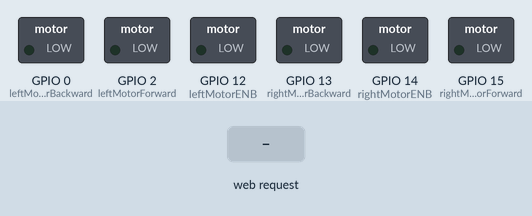
This sketch was run on a simulated ESP8266 (NodeMCU). Parts: switched loads named in the sketch (green lamp = pin HIGH). Inputs (shaded band) come from the test bench. WiFi joins after 1.5 s; servers stay silent unless stated; what the sketch prints to the serial monitor is not drawn.

Above: at 2.7 s.
2.8 s: HTTP request GET /forward received
At 3.8 s:
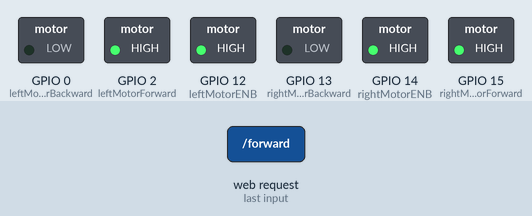
4.3 s: HTTP request GET /backward received
At 4.9 s:
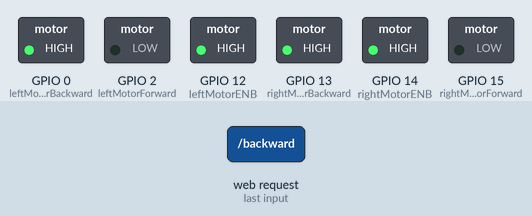
5.8 s: HTTP request GET /left received
At 6.1 s:
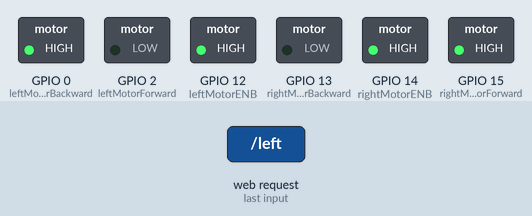
7.3 s: HTTP request GET /right received
At 8.4 s:
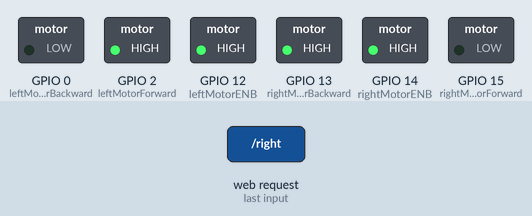
8.8 s: HTTP request GET /stop received
At 9.5 s:
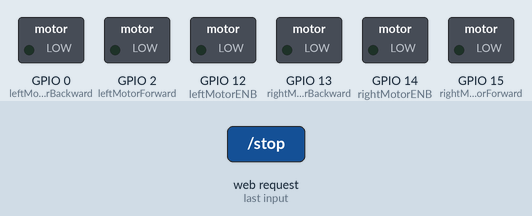
Timing chart, 0 to 11.3 s (numbered marks = the images above; inputs shaded):
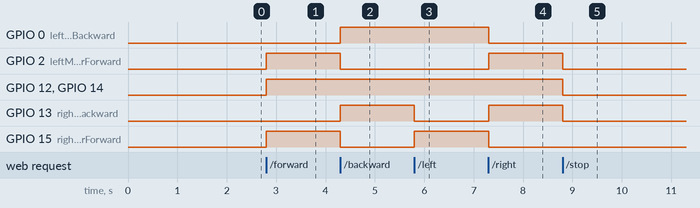

The sketch:

robo_wifi_rest.ino
```cpp
#include <stdio.h>
#include <ESP8266WebServer.h>

#define HTTP_REST_PORT 80
#define WIFI_RETRY_DELAY 500
#define MAX_WIFI_INIT_RETRY 50

struct Robo {
    byte id;
    byte status;
} robo_resource;


const char* wifi_ssid = "<sid>";
const char* wifi_passwd = "<password>";


ESP8266WebServer http_rest_server(HTTP_REST_PORT);

/* define L298N motor control pins */
int leftMotorForward = 2;     /* GPIO2(D4) -> IN3   */
int rightMotorForward = 15;   /* GPIO15(D8) -> IN1  */
int leftMotorBackward = 0;    /* GPIO0(D3) -> IN4   */
int rightMotorBackward = 13;  /* GPIO13(D7) -> IN2  */


/* define L298N enable pins */
int rightMotorENB = 14; /* GPIO14(D5) -> Motor-A Enable */
int leftMotorENB = 12;  /* GPIO12(D6) -> Motor-B Enable */


void init_robo_resource()
{
    robo_resource.id = 0;
    robo_resource.status = LOW;
}

int init_wifi() {
    int retries = 0;

    Serial.println("Connecting to WiFi..........");

    WiFi.mode(WIFI_STA);
    WiFi.begin(wifi_ssid, wifi_passwd);
    // check the status of WiFi connection to be WL_CONNECTED
    while ((WiFi.status() != WL_CONNECTED) && (retries < MAX_WIFI_INIT_RETRY)) {
        retries++;
        delay(WIFI_RETRY_DELAY);
        Serial.print("#");
    }
    return WiFi.status(); // return the WiFi connection status
}

/********************************************* FORWARD *****************************************************/
void MotorForward(void)
{
  http_rest_server.send(200);
  digitalWrite(leftMotorENB,HIGH);
  digitalWrite(rightMotorENB,HIGH);
  digitalWrite(leftMotorForward,HIGH);
  digitalWrite(rightMotorForward,HIGH);
  digitalWrite(leftMotorBackward,LOW);
  digitalWrite(rightMotorBackward,LOW);
}

/********************************************* BACKWARD *****************************************************/
void MotorBackward(void)
{
  http_rest_server.send(200);
  digitalWrite(leftMotorENB,HIGH);
  digitalWrite(rightMotorENB,HIGH);
  digitalWrite(leftMotorBackward,HIGH);
  digitalWrite(rightMotorBackward,HIGH);
  digitalWrite(leftMotorForward,LOW);
  digitalWrite(rightMotorForward,LOW);
}

/********************************************* TURN LEFT *****************************************************/
void TurnLeft(void)
{
  http_rest_server.send(200);
  digitalWrite(leftMotorENB,HIGH);
  digitalWrite(rightMotorENB,HIGH);
  digitalWrite(leftMotorForward,LOW);
  digitalWrite(rightMotorForward,HIGH);
  digitalWrite(rightMotorBackward,LOW);
  digitalWrite(leftMotorBackward,HIGH);
}

/********************************************* TURN RIGHT *****************************************************/
void TurnRight(void)
{
  http_rest_server.send(200);
  digitalWrite(leftMotorENB,HIGH);
  digitalWrite(rightMotorENB,HIGH);
  digitalWrite(leftMotorForward,HIGH);
  digitalWrite(rightMotorForward,LOW);
  digitalWrite(rightMotorBackward,HIGH);
  digitalWrite(leftMotorBackward,LOW);
}

/********************************************* STOP *****************************************************/
void MotorStop(void)
{
  http_rest_server.send(200);
  digitalWrite(leftMotorENB,LOW);
  digitalWrite(rightMotorENB,LOW);
  digitalWrite(leftMotorForward,LOW);
  digitalWrite(leftMotorBackward,LOW);
  digitalWrite(rightMotorForward,LOW);
  digitalWrite(rightMotorBackward,LOW);
}

/*************************************************************************************************/
void config_rest_server_routing() {
    http_rest_server.on("/", HTTP_GET, []() {
        http_rest_server.send(200, "text/html",
            "Welcome to ESP8266 REST Web Server");
    });
    http_rest_server.on("/forward", HTTP_GET, MotorForward);
    http_rest_server.on("/backward", HTTP_GET, MotorBackward);
    http_rest_server.on("/left", HTTP_GET,TurnLeft);
	http_rest_server.on("/right", HTTP_GET, TurnRight);
	http_rest_server.on("/stop", HTTP_GET, MotorStop);


}
/*Setup*/
void setup(void) {
    Serial.begin(115200);

    init_robo_resource();
	 /* initialize motor control pins as output */
  pinMode(leftMotorForward, OUTPUT);
  pinMode(rightMotorForward, OUTPUT);
  pinMode(leftMotorBackward, OUTPUT);
  pinMode(rightMotorBackward, OUTPUT);

  /* initialize motor enable pins as output */
  pinMode(leftMotorENB, OUTPUT);
  pinMode(rightMotorENB, OUTPUT);

    if (init_wifi() == WL_CONNECTED) {
        Serial.print("Connetted to ");
        Serial.print(wifi_ssid);
        Serial.print("--- IP: ");
        Serial.println(WiFi.localIP());// used in communication to endpoints<Becomes available in SerialMonitor display>
    }
    else {
        Serial.print("Error connecting to: ");
        Serial.println(wifi_ssid);
    }

    config_rest_server_routing();

    http_rest_server.begin();
    Serial.println("HTTP REST Server Started");
}

void loop(void) {
    http_rest_server.handleClient();
}
```

Measured:
- after the input at 2.8 s, GPIO 2 (leftMotorForward), GPIO 12 (leftMotorENB), GPIO 14 (rightMotorENB), GPIO 15 (rightMotorForward): LOW → HIGH at once
- after the input at 4.3 s, GPIO 0 (leftMotorBackward), GPIO 13 (rightMotorBackward): LOW → HIGH at once; GPIO 2 (leftMotorForward), GPIO 15 (rightMotorForward): HIGH → LOW at once
- after the input at 5.8 s, GPIO 13 (rightMotorBackward): HIGH → LOW at once; GPIO 15 (rightMotorForward): LOW → HIGH at once
- after the input at 7.3 s, GPIO 0 (leftMotorBackward), GPIO 15 (rightMotorForward): HIGH → LOW at once; GPIO 2 (leftMotorForward), GPIO 13 (rightMotorBackward): LOW → HIGH at once
- after the input at 8.8 s, GPIO 2 (leftMotorForward), GPIO 12 (leftMotorENB), GPIO 13 (rightMotorBackward), GPIO 14 (rightMotorENB): HIGH → LOW at once
